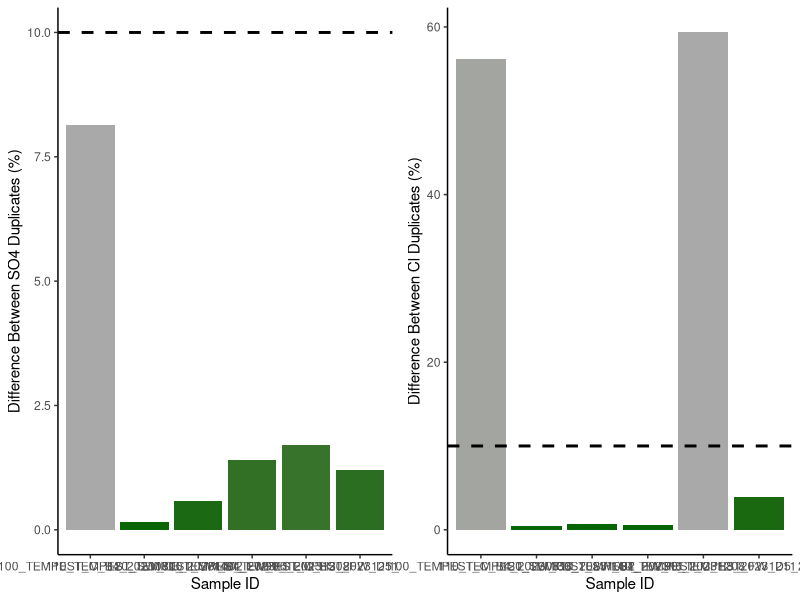
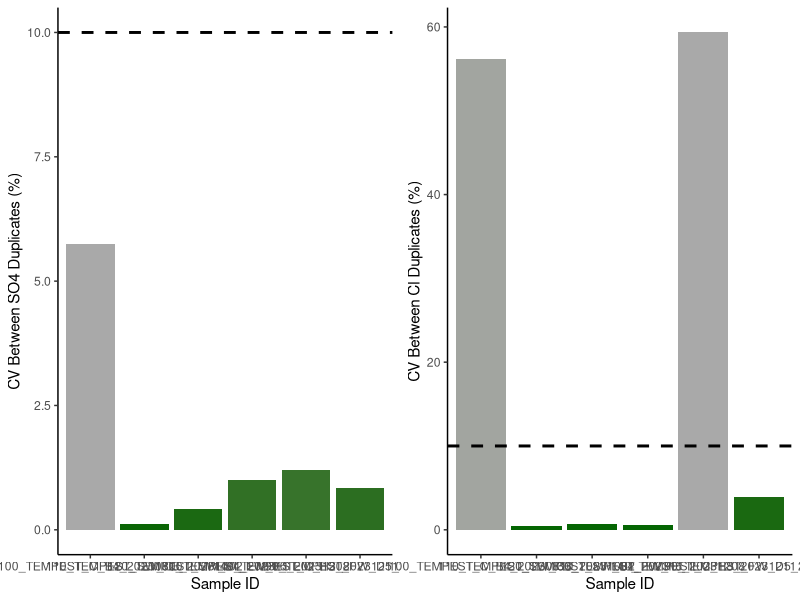
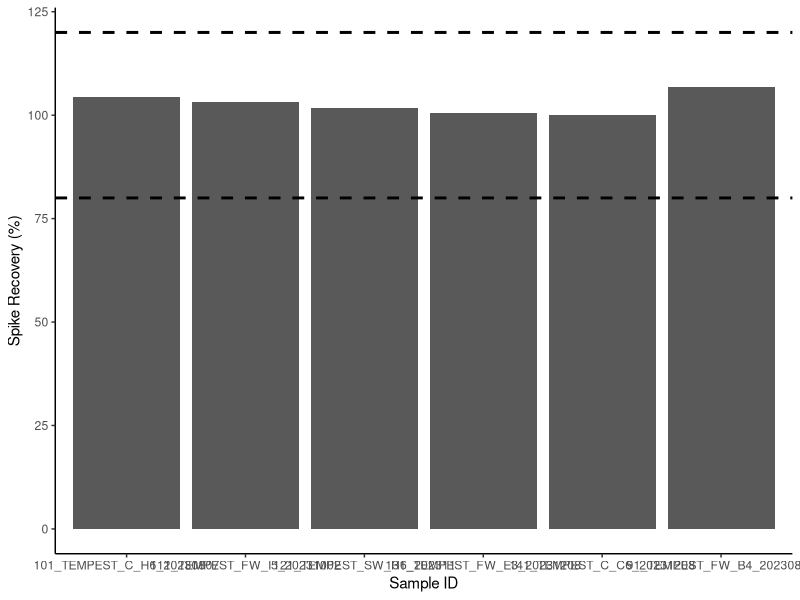
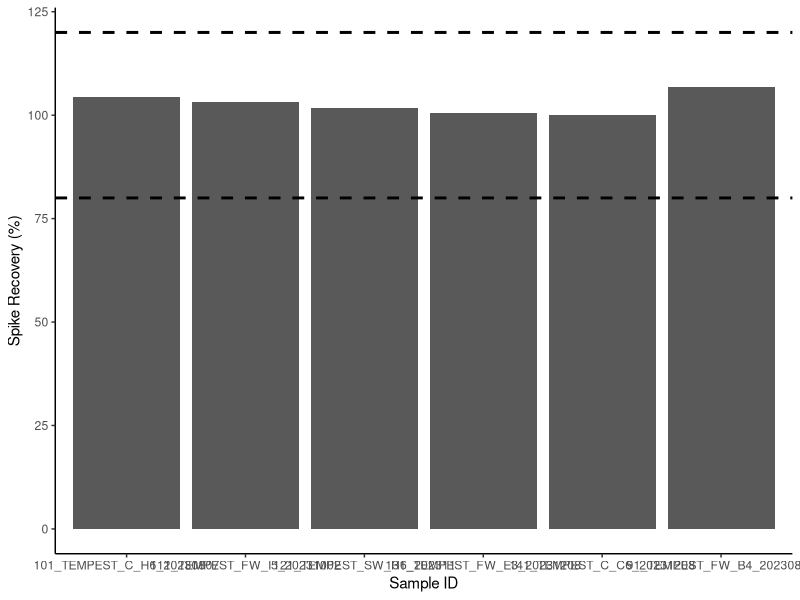

Write R code to recreate these figures, in order. (Note: this script raises an error after producing the figures.)
## ---- chunk 1
knitr::opts_chunk$set(echo = TRUE)

## Load data.table package
library(data.table)
library(ggplot2)
library(dplyr)
library(data.table)
library(matrixStats)
library(gridExtra)
library(ggpubr)
library(grid)
library(stringr)
## ---- chunk 2

# SULFATE DATA: 

## Read in raw data file from Dionex - copied and saved as a txt
Sdat <- read.table("Raw Data/COMPASS_TEMPEST_2023_SO4a.txt",sep='\t' , header=T, skip=3)
head(Sdat)

## Only keep the columns that we need 
Sdat <- Sdat[ ,c(2,5,7)] # dont need this here 
head(Sdat)

## Name the columns correctly 
colnames(Sdat) <- c( "Sample_ID", "SO4_ppm", "SO4_Area")
Sdat$Sample_ID <- as.factor(Sdat$Sample_ID)
Sdat$SO4_ppm <- as.numeric(Sdat$SO4_ppm)
Sdat$SO4_Area <- as.numeric(Sdat$SO4_Area)
Sdat <- as.data.frame(Sdat)
head(Sdat)

#Chloride data 
## Read in raw data file from Dionex - copied and saved as a txt
Cldat <- read.table("Raw Data/COMPASS_TEMPEST_2023_Cla.txt",sep='\t' , header=T, skip=3)
head(Cldat)

## Only keep the columns that we need 
Cldat <- Cldat[ ,c(2,5,7)]
head(Cldat)

## Name the columns correctly 
colnames(Cldat) <- c( "Sample_ID", "Cl_ppm", "Cl_Area")
Cldat$Sample_ID <- as.factor(Cldat$Sample_ID)
Cldat$Cl_ppm <- as.numeric(Cldat$Cl_ppm)
Cldat$Cl_Area <- as.numeric(Cldat$Cl_Area)
Cldat <- as.data.frame(Cldat)
head(Cldat) 


## Bring the data back together: 
all_dat <- merge(Sdat, Cldat, by="Sample_ID")
head(all_dat)

## Remove empty lines 
all_dat <- all_dat[!(is.na(all_dat$Sample_ID) | all_dat$Sample_ID==""), ]
head(all_dat)

all_dat <- droplevels(all_dat[!all_dat$Sample_ID == 'Lab Blank',])
head(all_dat)

all_dat[is.na(all_dat)] <- 0

## ---- chunk 3
stds <- all_dat[grepl("Standard", all_dat$Sample_ID),]
head(stds)

stds_chk_S <- stds %>%
	group_by(Sample_ID) %>%
	summarise(mean = mean(SO4_ppm), sd = sd(SO4_ppm))
stds_chk_S$cv <- (stds_chk_S$sd/stds_chk_S$mean)*100
stds_chk_S$flag <-  ifelse(stds_chk_S$cv <2, 'YES', 'NO, rerun')
head(stds_chk_S)

stds_chk_Cl <- stds %>%
	group_by(Sample_ID) %>%
	summarise(mean = mean(Cl_ppm), sd = sd(Cl_ppm))
stds_chk_Cl$cv <- (stds_chk_Cl$sd/stds_chk_Cl$mean)*100
stds_chk_Cl$flag <-  ifelse(stds_chk_Cl$cv <2, 'YES', 'NO, rerun')
head(stds_chk_Cl)

lmS <- lm(stds$SO4_Area ~ stds$SO4_ppm)
SO4_sum <- summary(lmS)
SO4_Slope <- SO4_sum$coefficients[2, 1] 
SO4_Int <- SO4_sum$coefficients[1, 1] 


lmCl <- lm(stds$Cl_Area ~ stds$Cl_ppm)
Cl_sum <- summary(lmCl)
Cl_Slope <- Cl_sum$coefficients[2, 1] 
Cl_Int <- Cl_sum$coefficients[1, 1] 

## ---- chunk 4
#remove standards from sample dataframe
sampledat <- all_dat[!grepl("Standard", all_dat$Sample_ID),]
head(sampledat)

# Constants needed for calculations: 
clmw <- 35.45     #molecular weight of Chloride: 35.45 
smw <- 32.06      #molecular weight of sulfur: 32.06


# Convert ppm to mmol/L
sampledat$SO4_mM <- (sampledat$SO4_ppm / smw)
sampledat$Cl_mM <- (sampledat$Cl_ppm / clmw)


# Calculate Salinity 
# calculated using the Knudsen equation 
# Salinity = 0.03 + 1.8050 * Chlorinity
# Ref: A Practical Handbook of Seawater Analysis by Strickland & Parsons (P. 11)
# =((1.807*Cl_ppm)+0.026)/1000
sampledat$salinity <- ((1.8070 * sampledat$Cl_ppm) + 0.026) / 1000


head(sampledat)
## ---- chunk 5
#Show me the data that we have from the calculations 
head(sampledat)

#pull out any rows that have "dup" in the SampleID column
dups <- sampledat %>%  
  filter(str_detect(Sample_ID, "_dup"))      #have to change this to match data
head(dups)

#remove these from sample dataframe in a new dataframe
sampledat2 <- sampledat %>%  
  filter(!str_detect(Sample_ID, "_dup")) %>%  
  filter(!str_detect(Sample_ID, "_spk")) 
head(sampledat2)

#remove the dup from these IDs so we will have duplicate sample names
dups$Sample_ID<-gsub("_dup","",as.character(dups$Sample_ID))
dups <- dups[ ,-c(2:5)]
colnames(dups) <- c('Sample_ID', 'SO4_mM_dup', "Cl_mM_dup", "salinity_dup")
head(dups)

#put it back together with the old data set and look for duplicates 
QAdups <- merge(sampledat2, dups)
head(QAdups)

QAdups$SO4_dups_chk <- ((abs(QAdups$SO4_mM-QAdups$SO4_mM_dup))/((QAdups$SO4_mM+QAdups$SO4_mM_dup)/2))*100
QAdups$SO4_dups_flag <-  ifelse(QAdups$SO4_dups_chk <10, 'YES', 'NO, rerun')

QAdups$Cl_dups_chk <- ((abs(QAdups$Cl_mM-QAdups$Cl_mM_dup))/((QAdups$Cl_mM+QAdups$Cl_mM_dup)/2))*100
QAdups$Cl_dups_flag <-  ifelse(QAdups$Cl_dups_chk <10, 'YES', 'NO, rerun')

head(QAdups)

#plot dups output as a bar graph to easily check - want any over 10% to be red need to work on this 
Sdupsbar <- ggplot(data = QAdups, aes(x = Sample_ID, y = SO4_dups_chk, fill=SO4_dups_chk)) +
       geom_bar(stat = 'identity') + 
        scale_fill_gradient2(low='darkgreen', mid='darkgreen', high='darkgrey', space='Lab') + 
        theme_classic() + labs(x= "Sample ID", y="Difference Between SO4 Duplicates (%)") + 
        theme(legend.position="none") +  geom_hline(yintercept=10, linetype="dashed", 
                color = "black", size=1)


Cldupsbar <- ggplot(data = QAdups, aes(x = Sample_ID, y = Cl_dups_chk, fill=Cl_dups_chk)) +
       geom_bar(stat = 'identity') + 
        scale_fill_gradient2(low='darkgreen', mid='darkgreen', high='darkgrey', space='Lab') + 
        theme_classic() + labs(x= "Sample ID", y="Difference Between Cl Duplicates (%)") + 
        theme(legend.position="none") +  geom_hline(yintercept=10, linetype="dashed", 
                color = "black", size=1)

ggarrange(Sdupsbar, Cldupsbar,ncol=2, nrow=1)

#check for percent of no, reruns to see if it  would warrant reruns 
Perc_dups <- QAdups %>% 
  group_by(SO4_dups_flag) %>%
  summarise(S_no_rows = length(SO4_dups_flag)) 
Perc_dups1 <- QAdups %>% 
  group_by(Cl_dups_flag) %>%
  summarise(Cl_no_rows = length(Cl_dups_flag))
colnames(Perc_dups) <- c("Flag", "S_no_rows")
colnames(Perc_dups1) <- c("Flag", "Cl_no_rows")
Perc_dups2 <- cbind(Perc_dups, Perc_dups1)

Perc_dups2$Total <- length(QAdups$SO4_dups_flag)
Perc_dups2$S_Percent <- (Perc_dups2$S_no_rows / Perc_dups2$Total)*100
Perc_dups2$Cl_Percent <- (Perc_dups2$Cl_no_rows / Perc_dups2$Total)*100
head(Perc_dups2)


## ---- chunk 6
#the cv 
# calculate the sd bewteen the two duplicates then divide by the mean and multiply by 100 

df2 <- as.data.frame(QAdups$SO4_mM)
df2$dups <- QAdups$SO4_mM_dup

df2$sds <- apply(df2,1,sd)

QAdups$SO4_dups_cv <- (df2$sds)/((QAdups$SO4_mM+QAdups$SO4_mM_dup)/2) * 100
QAdups$SO4_dups_cv_flag <-  ifelse(QAdups$SO4_dups_cv <11, 'YES', 'NO, rerun')

head(QAdups)

#plot dups output as a bar graph to easily check - want any over 10% to be red need to work on this 
Sdupsbar <- ggplot(data = QAdups, aes(x = Sample_ID, y = SO4_dups_cv, fill=SO4_dups_chk)) +
       geom_bar(stat = 'identity') + 
        scale_fill_gradient2(low='darkgreen', mid='darkgreen', high='darkgrey', space='Lab') + 
        theme_classic() + labs(x= "Sample ID", y="CV Between SO4 Duplicates (%)") + 
        theme(legend.position="none") +  geom_hline(yintercept=10, linetype="dashed", 
                color = "black", size=1)


Cldupsbar <- ggplot(data = QAdups, aes(x = Sample_ID, y = Cl_dups_chk, fill=Cl_dups_chk)) +
       geom_bar(stat = 'identity') + 
        scale_fill_gradient2(low='darkgreen', mid='darkgreen', high='darkgrey', space='Lab') + 
        theme_classic() + labs(x= "Sample ID", y="CV Between Cl Duplicates (%)") + 
        theme(legend.position="none") +  geom_hline(yintercept=10, linetype="dashed", 
                color = "black", size=1)

ggarrange(Sdupsbar, Cldupsbar,ncol=2, nrow=1)

#check for percent of no, reruns to see if it  would warrant reruns 
Perc_dups <- QAdups %>% 
  group_by(SO4_dups_flag) %>%
  summarise(S_no_rows = length(SO4_dups_flag)) 
Perc_dups1 <- QAdups %>% 
  group_by(Cl_dups_flag) %>%
  summarise(Cl_no_rows = length(Cl_dups_flag))
colnames(Perc_dups) <- c("Flag", "S_no_rows")
colnames(Perc_dups1) <- c("Flag", "Cl_no_rows")
Perc_dups2 <- cbind(Perc_dups, Perc_dups1)

Perc_dups2$Total <- length(QAdups$SO4_dups_flag)
Perc_dups2$S_Percent <- (Perc_dups2$S_no_rows / Perc_dups2$Total)*100
Perc_dups2$Cl_Percent <- (Perc_dups2$Cl_no_rows / Perc_dups2$Total)*100
head(Perc_dups2)


## ---- chunk 7
#Show me the data that we have from the calculations 
head(sampledat)

#pull out any rows that have "spk" in the SampleID column
spks <- sampledat %>%  
  filter(str_detect(Sample_ID, "spk"))      #have to change this to match data
head(spks)

#remove the dup from these IDs so we will have duplicate sample names
spks$Sample_ID<-gsub("_spk","",as.character(spks$Sample_ID))
spks <- spks[ ,-c(2,3,4 ,5, 7,8)]
colnames(spks) <- c('Sample_ID', 'SO4_mM_spk')
head(spks)

#put it back together with the old data set and look for duplicates 
QAspks <- merge(sampledat, spks)
head(QAspks)

#now we need to calculate the spike concentration and calculate the spike recovery
spkconc <- (250/smw)    # in mM
spkvol <- 10             # in uL
spkvol <- spkvol/1000000 
#spike for these samples was 10uL of the 250mM standard
QAspks$SO4_spk_Conc <- (spkconc)*spkvol         # mmoles of SO4 
head(QAspks)

#need to determine dilution factors and initial amount of sample added
#if your samples are all the same dilution just use the first line 
#for Steph / COMPASS this depends on the site so... 
QAspks$Dilution <- 1
QAspks$Dilution <-  ifelse(str_detect(QAspks$Sample_ID, "TEMPEST"), 50, QAspks$Dilution)
QAspks$Dilution <-  ifelse(str_detect(QAspks$Sample_ID, "MSM_UP"), 50, QAspks$Dilution)
QAspks$Dilution <-  ifelse(str_detect(QAspks$Sample_ID, "MSM_TR"), 50, QAspks$Dilution)
QAspks$Dilution <-  ifelse(str_detect(QAspks$Sample_ID, "MSM_WC"), 100, QAspks$Dilution)
QAspks$Dilution <-  ifelse(str_detect(QAspks$Sample_ID, "GCrew_UP"), 50, QAspks$Dilution)
QAspks$Dilution <-  ifelse(str_detect(QAspks$Sample_ID, "GCrew_TR"), 50, QAspks$Dilution)
QAspks$Dilution <-  ifelse(str_detect(QAspks$Sample_ID, "GCrew_WC"), 100, QAspks$Dilution)
QAspks$Dilution <-  ifelse(str_detect(QAspks$Sample_ID, "GWI_UP"), 100, QAspks$Dilution)
QAspks$Dilution <-  ifelse(str_detect(QAspks$Sample_ID, "GWI_TR"), 100, QAspks$Dilution)
QAspks$Dilution <-  ifelse(str_detect(QAspks$Sample_ID, "GWI_WC"), 200, QAspks$Dilution)
#QAspks$Dilution <-  ifelse(str_detect(QAspks$Sample_ID, "SWH_UP"), 100, QAspks$Dilution)
#QAspks$Dilution <-  ifelse(str_detect(QAspks$Sample_ID, "SWH_TR"), 100, QAspks$Dilution)
#QAspks$Dilution <-  ifelse(str_detect(QAspks$Sample_ID, "SWH_WC"), 100, QAspks$Dilution)

#Set Sample volumes in uL 
QAspks$SampleVol <- 1
QAspks$SampleVol <-  ifelse(str_detect(QAspks$Sample_ID, "TEMPEST"), 1501, QAspks$SampleVol)
QAspks$SampleVol <-  ifelse(str_detect(QAspks$Sample_ID, "MSM_UP"), 1501, QAspks$SampleVol)
QAspks$SampleVol <-  ifelse(str_detect(QAspks$Sample_ID, "MSM_TR"), 1501, QAspks$SampleVol)
QAspks$SampleVol <-  ifelse(str_detect(QAspks$Sample_ID, "MSM_WC"), 1475, QAspks$SampleVol)
QAspks$SampleVol <-  ifelse(str_detect(QAspks$Sample_ID, "GCrew_UP"), 1501, QAspks$SampleVol)
QAspks$SampleVol <-  ifelse(str_detect(QAspks$Sample_ID, "GCrew_TR"), 1501, QAspks$SampleVol)
QAspks$SampleVol <-  ifelse(str_detect(QAspks$Sample_ID, "GCrew_WC"), 1475, QAspks$SampleVol)
QAspks$SampleVol <-  ifelse(str_detect(QAspks$Sample_ID, "GWI_UP"), 1475, QAspks$SampleVol)
QAspks$SampleVol <-  ifelse(str_detect(QAspks$Sample_ID, "GWI_TR"), 1475, QAspks$SampleVol)
QAspks$SampleVol <-  ifelse(str_detect(QAspks$Sample_ID, "GWI_WC"), 1462, QAspks$SampleVol)
#QAspks$SampleVol <-  ifelse(str_detect(QAspks$Sample_ID, "SWH_UP"), 100, QAspks$SampleVol)
#QAspks$SampleVol <-  ifelse(str_detect(QAspks$Sample_ID, "SWH_TR"), 100, QAspks$SampleVol)
#QAspks$SampleVol <-  ifelse(str_detect(QAspks$Sample_ID, "SWH_WC"), 100, QAspks$SampleVol)

#change sample volume to L 
QAspks$SampleVol <- QAspks$SampleVol/1000000
head(QAspks)

#gives us the total SO4 in the sample in mmoles
QAspks$SO4_Total_unspkd <- (QAspks$SO4_mM/QAspks$Dilution)*(QAspks$SampleVol) 

##total SO4 in spiked sample in mmoles
QAspks$SO4_Total_spkd <- (QAspks$SO4_mM_spk/QAspks$Dilution)*(QAspks$SampleVol+spkvol) 

QAspks$SO4_expctd_spkd <-  (QAspks$SO4_Total_unspkd + QAspks$SO4_spk_Conc)
QAspks$spk_recovery <-    (QAspks$SO4_Total_spkd/QAspks$SO4_expctd_spkd)*100
QAspks$SO4_spks_flag <-  ifelse(QAspks$spk_recovery <=120 & QAspks$spk_recovery >=80 , 'YES', 'NO, rerun')  #fix 

head(QAspks)

#plot spk recoveries output as a bar graph to easily check - want any over 10% to be red need to work on this 
spksbar <- ggplot(data = QAspks, aes(x = Sample_ID, y = spk_recovery)) +
        geom_bar(stat = 'identity') + 
        scale_fill_manual(values=c("lightblue4")) + 
        theme_classic() + labs(x= "Sample ID", y="Spike Recovery (%)") + 
        theme(legend.position="none") +  
        geom_hline(yintercept=80, linetype="dashed", color = "black", size=1) + 
        geom_hline(yintercept=120, linetype="dashed", color = "black", size=1)

spksbar



#check for percent of no, reruns to see if it  would warrant reruns 
Perc_spks <- QAspks %>% 
  group_by(SO4_spks_flag) %>%
  summarise(no_rows = length(SO4_spks_flag)) 
Perc_spks$Total <- length(QAspks$SO4_spks_flag)
Perc_spks$Percent <- (Perc_spks$no_rows / Perc_spks$Total)*100
head(Perc_spks)

## ---- chunk 8
#Show me the data that we have from the calculations 
head(sampledat)

#now use area of all samples and calculate undilution corrected concentrations in ug/mL
sampledat$SO4_ugmL <- ((sampledat$SO4_Area)-SO4_Int)/SO4_Slope
sampledat$Cl_ugmL <- (sampledat$Cl_Area-Cl_Int)/Cl_Slope
head(sampledat)

#pull out any rows that have "spk" in the SampleID column
spks <- sampledat %>%  
  filter(str_detect(Sample_ID, "spk"))      #have to change this to match data
head(spks)

## Only keep the columns that we need 
spks <- spks[ ,c(1,9,10)] # dont need this here 
head(spks)

#remove the spk from these IDs so we will have duplicate sample names
spks$Sample_ID<-gsub("_spk","",as.character(spks$Sample_ID))
spks <- spks[ ,c(1,2)]
colnames(spks) <- c('Sample_ID', 'SO4_ugmL_spk')
head(spks)

#put it back together with the old data set and look for duplicates 
QAspks <- merge(sampledat, spks)
head(QAspks)

#now we need to calculate the spike concentration and calculate the spike recovery
spkconc <- (250)    # in ug
spkvol <- 10             # in uL
spkvol <- spkvol/1000 
#spike for these samples was 10uL of the 250mM standard
QAspks$SO4_spk_Conc <- (spkconc)*spkvol         # mmoles of SO4 
head(QAspks)

#need to determine dilution factors and initial amount of sample added
#if your samples are all the same dilution just use the first line 
#for Steph / COMPASS this depends on the site so... 
#QAspks$Dilution <- 1
#QAspks$Dilution <-  ifelse(str_detect(QAspks$Sample_ID, "MSM_UP"), 50, QAspks$Dilution)
#$Dilution <-  ifelse(str_detect(QAspks$Sample_ID, "MSM_TR"), 50, QAspks$Dilution)
#QAspks$Dilution <-  ifelse(str_detect(QAspks$Sample_ID, "MSM_WC"), 100, QAspks$Dilution)
#$Dilution <-  ifelse(str_detect(QAspks$Sample_ID, "GCrew_UP"), 50, QAspks$Dilution)
#QAspks$Dilution <-  ifelse(str_detect(QAspks$Sample_ID, "GCrew_TR"), 50, QAspks$Dilution)
#QAspks$Dilution <-  ifelse(str_detect(QAspks$Sample_ID, "GCrew_WC"), 100, QAspks$Dilution)
#QAspks$Dilution <-  ifelse(str_detect(QAspks$Sample_ID, "GWI_UP"), 100, QAspks$Dilution)
#$Dilution <-  ifelse(str_detect(QAspks$Sample_ID, "GWI_TR"), 100, QAspks$Dilution)
#QAspks$Dilution <-  ifelse(str_detect(QAspks$Sample_ID, "GWI_WC"), 200, QAspks$Dilution)
#QAspks$Dilution <-  ifelse(str_detect(QAspks$Sample_ID, "SWH_UP"), 100, QAspks$Dilution)
#QAspks$Dilution <-  ifelse(str_detect(QAspks$Sample_ID, "SWH_TR"), 100, QAspks$Dilution)
#QAspks$Dilution <-  ifelse(str_detect(QAspks$Sample_ID, "SWH_WC"), 100, QAspks$Dilution)

#Set Sample volumes in uL 
QAspks$SampleVol <- 1
QAspks$SampleVol <-  ifelse(str_detect(QAspks$Sample_ID, "TEMPEST"), 1501, QAspks$SampleVol)
QAspks$SampleVol <-  ifelse(str_detect(QAspks$Sample_ID, "MSM_UP"), 1501, QAspks$SampleVol)
QAspks$SampleVol <-  ifelse(str_detect(QAspks$Sample_ID, "MSM_TR"), 1501, QAspks$SampleVol)
QAspks$SampleVol <-  ifelse(str_detect(QAspks$Sample_ID, "MSM_WC"), 1475, QAspks$SampleVol)
QAspks$SampleVol <-  ifelse(str_detect(QAspks$Sample_ID, "MSM_PPR_UP"), 1501, QAspks$SampleVol)
QAspks$SampleVol <-  ifelse(str_detect(QAspks$Sample_ID, "MSM_PPR_TR"), 1501, QAspks$SampleVol)
QAspks$SampleVol <-  ifelse(str_detect(QAspks$Sample_ID, "MSM_PPR_WC"), 1475, QAspks$SampleVol)
QAspks$SampleVol <-  ifelse(str_detect(QAspks$Sample_ID, "GCrew_UP"), 1501, QAspks$SampleVol)
QAspks$SampleVol <-  ifelse(str_detect(QAspks$Sample_ID, "GCrew_TR"), 1501, QAspks$SampleVol)
QAspks$SampleVol <-  ifelse(str_detect(QAspks$Sample_ID, "GCrew_WC"), 1475, QAspks$SampleVol)
QAspks$SampleVol <-  ifelse(str_detect(QAspks$Sample_ID, "GWI_UP"), 1475, QAspks$SampleVol)
QAspks$SampleVol <-  ifelse(str_detect(QAspks$Sample_ID, "GWI_TR"), 1475, QAspks$SampleVol)
QAspks$SampleVol <-  ifelse(str_detect(QAspks$Sample_ID, "GWI_WC"), 1462, QAspks$SampleVol)
QAspks$SampleVol <-  ifelse(str_detect(QAspks$Sample_ID, "SWH_UP"), 100, QAspks$SampleVol)
QAspks$SampleVol <-  ifelse(str_detect(QAspks$Sample_ID, "SWH_TR"), 100, QAspks$SampleVol)
QAspks$SampleVol <-  ifelse(str_detect(QAspks$Sample_ID, "SWH_WC"), 100, QAspks$SampleVol)

#change sample volume to L 
QAspks$SampleVol <- QAspks$SampleVol/1000
head(QAspks)

#gives us the total SO4 in the sample in mmoles
QAspks$SO4_Total_unspkd <- QAspks$SO4_ugmL*QAspks$SampleVol

##total SO4 in spiked sample in mmoles
QAspks$SO4_Total_spkd <- (QAspks$SO4_ugmL_spk)*(QAspks$SampleVol+spkvol) 

QAspks$SO4_expctd_spkd <-  (QAspks$SO4_Total_unspkd + QAspks$SO4_spk_Conc)
QAspks$spk_recovery <-    (QAspks$SO4_Total_spkd/QAspks$SO4_expctd_spkd)*100
QAspks$SO4_spks_flag <-  ifelse(QAspks$spk_recovery <=120 & QAspks$spk_recovery >=80 , 'YES', 'NO, rerun')  #fix 

head(QAspks)

#plot spk recoveries output as a bar graph to easily check - want any over 10% to be red need to work on this 
spksbar <- ggplot(data = QAspks, aes(x = Sample_ID, y = spk_recovery)) +
        geom_bar(stat = 'identity') + 
        scale_fill_manual(values=c("lightblue4")) + 
        theme_classic() + labs(x= "Sample ID", y="Spike Recovery (%)") + 
        theme(legend.position="none") +  
        geom_hline(yintercept=80, linetype="dashed", color = "black", size=1) + 
        geom_hline(yintercept=120, linetype="dashed", color = "black", size=1)

spksbar



#check for percent of no, reruns to see if it  would warrant reruns 
Perc_spks <- QAspks %>% 
  group_by(SO4_spks_flag) %>%
  summarise(no_rows = length(SO4_spks_flag)) 
Perc_spks$Total <- length(QAspks$SO4_spks_flag)
Perc_spks$Percent <- (Perc_spks$no_rows / Perc_spks$Total)*100
head(Perc_spks)

## ---- chunk 9
#for steph <- pull out identifiers of the sample names 
#pull the sample ID and separate it by the underscores 
IDs <- data.frame(do.call('rbind', strsplit(as.character(sampledat2$Sample_ID),'_',fixed=TRUE)))
colnames(IDs) <- c("Number", "Project", "Plot", "Grid", "Date")
head(IDs)

#rejoin them to the dataframe
alldat <- cbind(IDs, sampledat2)

alldat$Number <- NULL

alldat$Sample_ID <- paste(alldat$Project, alldat$Plot, alldat$Grid, alldat$Date, sep = "_")

head(alldat)
## ---- chunk 10

write.csv(alldat, file="Processed Data/COMPASS_TEMPEST_Dionex_ClSo4_Final_2023a.csv")           #Change file name


